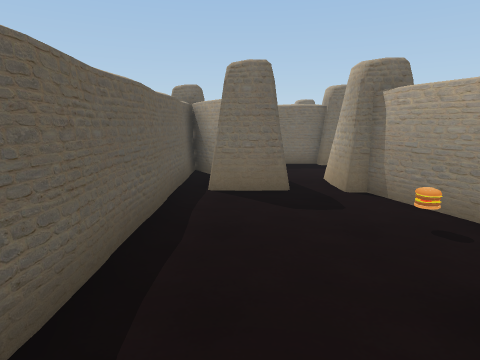
View 1 (above)

22 first-person views from a walk through a 3-D level made in the Unity game engine. The camera is 1.5 m above the floor, tilts 10° down and sees 75° across. The floor is counted in squares, 1 m on a side. Each view is taken from the middle of a square. On the plan, view 1 faces up. The plan holds only what a view shows up to about 15 squares ahead; the rest is blank.

View 2
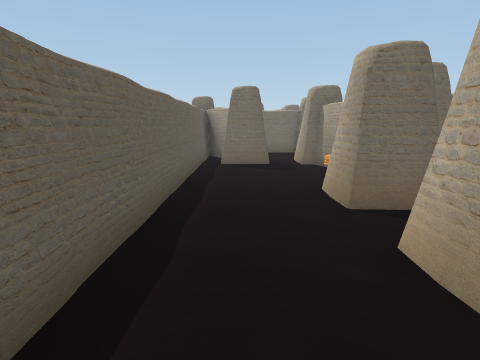

View 3
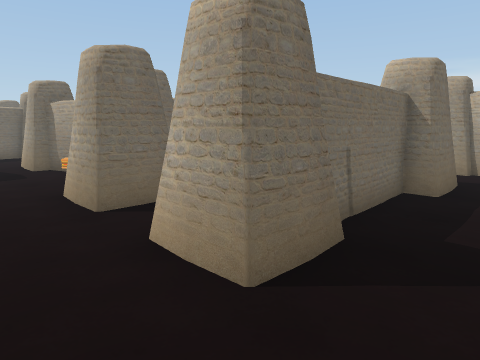

View 4
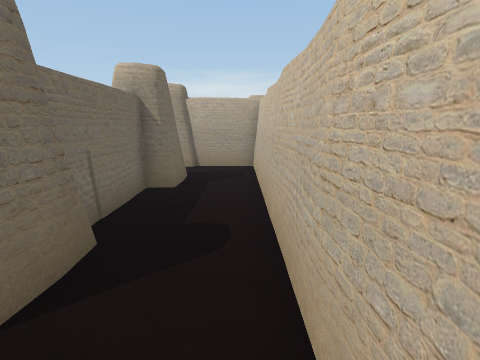

View 5
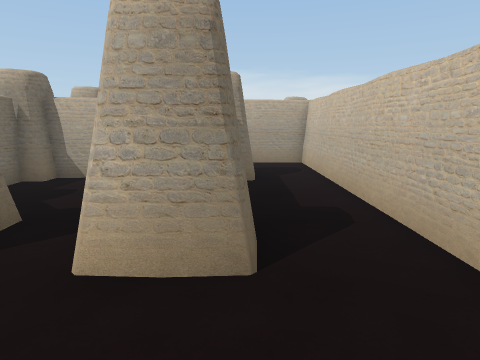

View 6
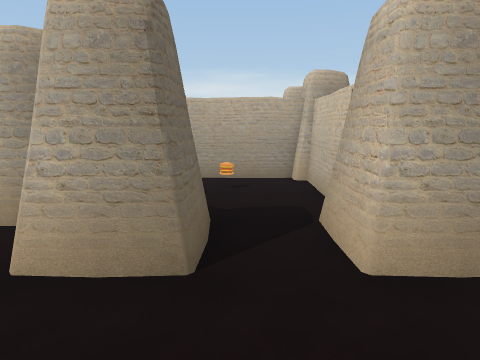

View 7
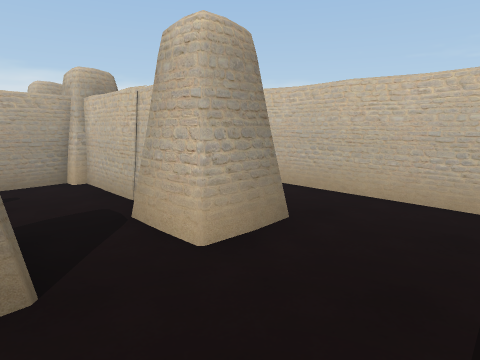

View 8
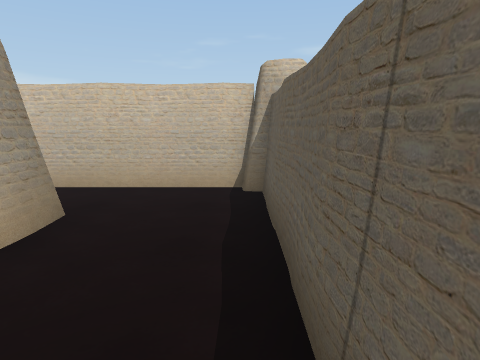

View 9
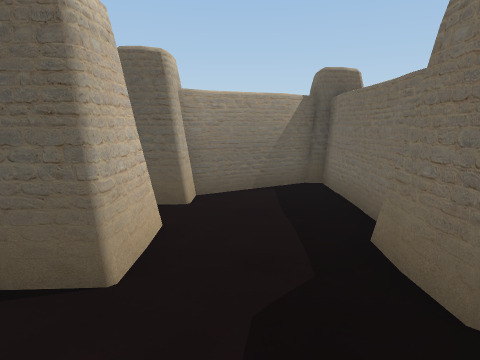

View 10
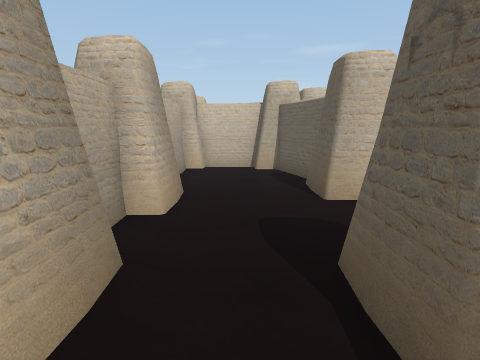

View 11
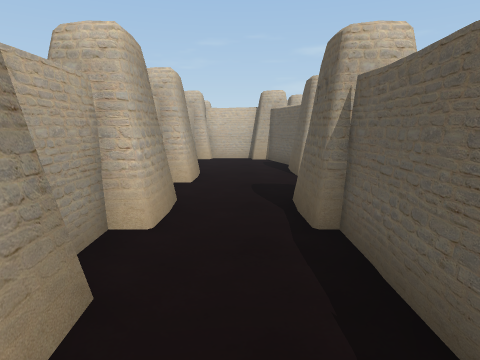

View 12
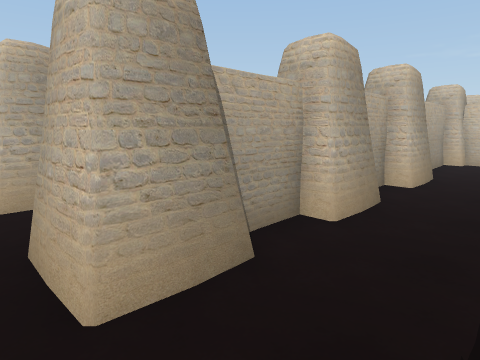

View 13
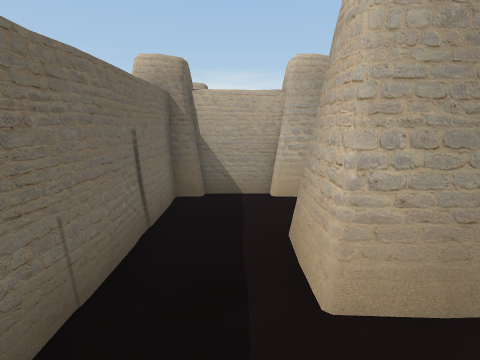

View 14
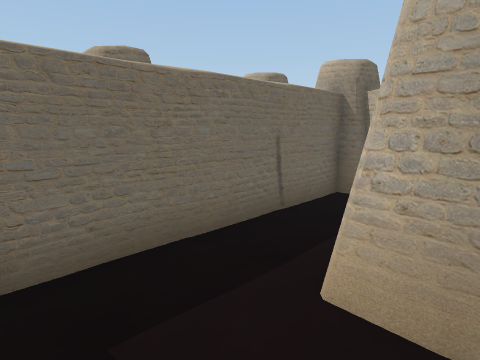

View 15
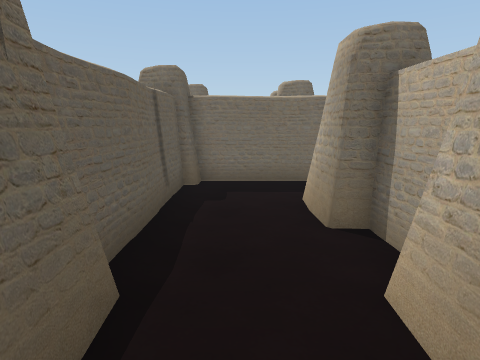

View 16
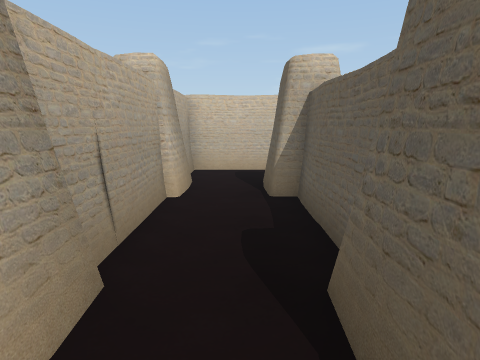

View 17
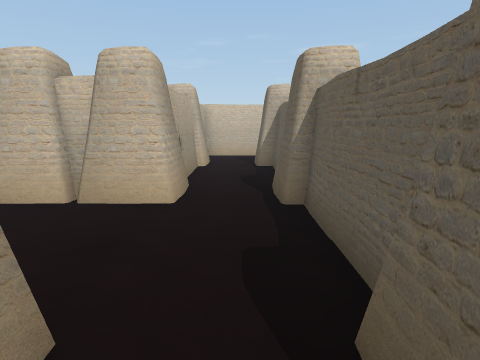

View 18
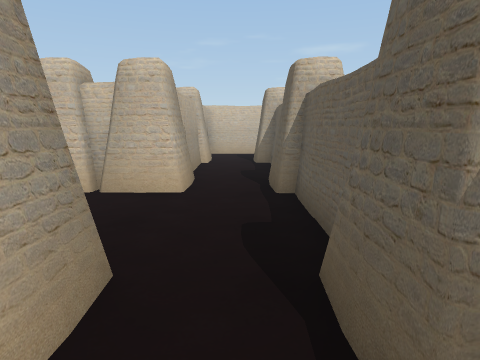

View 19
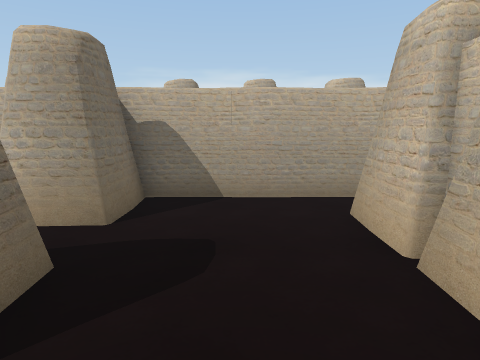

View 20
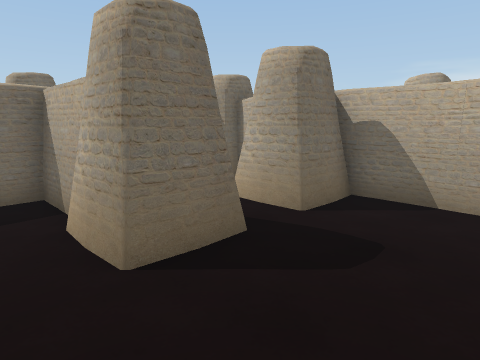

View 21
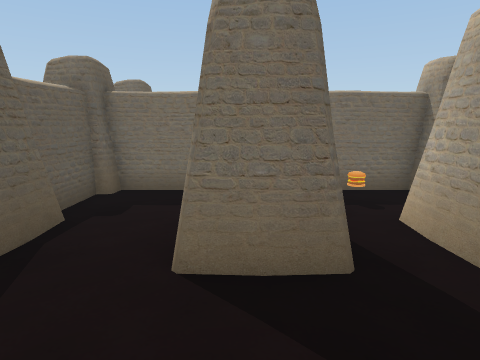

View 22
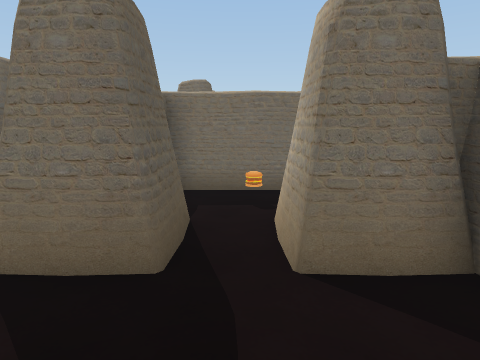

### Floor plan
Key: @ floor where view 1 was taken; # wall or solid block; . floor; O other object.
Columns run from 2 left of view 1 to 17 right of it. Each row starts with its distance up from view 1.
 20        ########
 19       ##......#
 18       #.......#
 17       #..###..#
 16       #..##   #
 15       #...#
 14       #...#
 13       ##.##
 12 ########.###########
 11  #........##..#.O. #
 10  ##.......##..##.# #
  9  ###.##...##..##.###
  8 ####.##...##..##.###
  7 #.##.##...##.......#
  6 #....##...##.......#
  5 #.....#...##.......#
  4 #....O######.#####.#
  3 #.....######.####  #
  2 #...# #...##..#
  1 #...###...##..#
  0 #.@.....O.##..#
 -1 #...##....##..#
 -2 #...########.##
 -3 #...########.##
 -4 #.............#
 -5 ##............#
 -6  ##############

Positions as (right, up) in squares from view 1, and headings:
1: (0, 0), facing up
2: (0, -5), facing up
3: (0, -5), facing up-right
4: (0, -5), facing right
5: (-1, -3), facing right
6: (-1, 0), facing right
7: (-1, 1), facing down-right
8: (-1, 2), facing down
9: (7, 10), facing left
10: (6, 15), facing down
11: (6, 18), facing down
12: (5, 18), facing down-right
13: (5, 18), facing right
14: (5, 16), facing up-right
15: (6, 11), facing up
16: (10, 5), facing down
17: (10, 10), facing down
18: (10, 11), facing down
19: (10, 6), facing right
20: (10, 5), facing up-right
21: (12, 5), facing up
22: (14, 5), facing up
